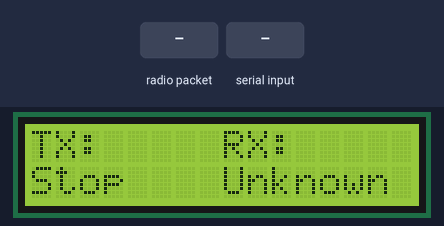
A sketch run on a simulated Arduino Uno, built with avr-gcc and run on an emulated ATmega328P. Shown: 16×2 character LCD. The inputs (shaded band) are chosen by the test bench. No radio packets arrive unless stated; what the sketch prints to the serial monitor is not drawn.

Above: at 1.3 s.
1.4 s: radio packet "F" arrives
At 2.2 s:
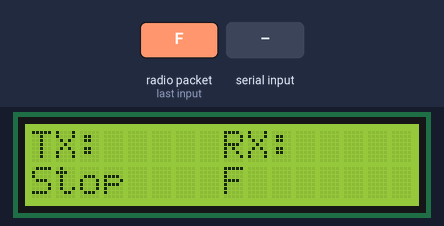
2.9 s: "F" received over Serial
At 3.9 s:
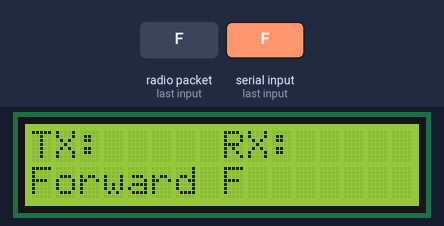
4.4 s: radio packet "f" arrives
At 5.6 s:
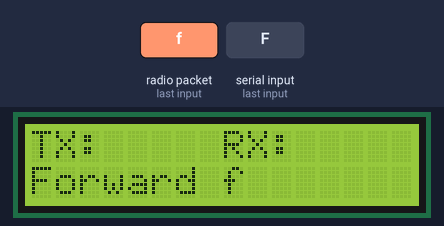
5.9 s: "R" received over Serial
At 7.1 s:
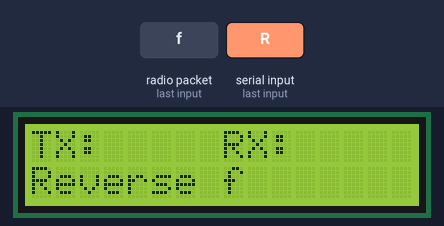
7.4 s: radio packet "R" arrives
At 8.0 s:
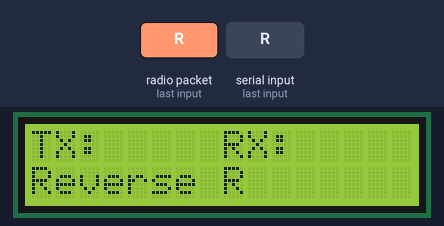
8.9 s: "S" received over Serial
At 9.5 s:
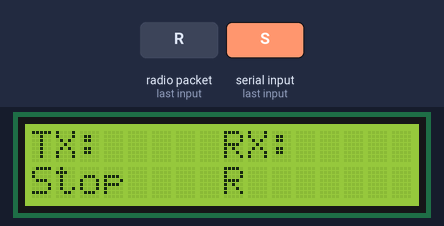
Timing chart, 0 to 11.4 s (numbered marks = the images above; inputs shaded):
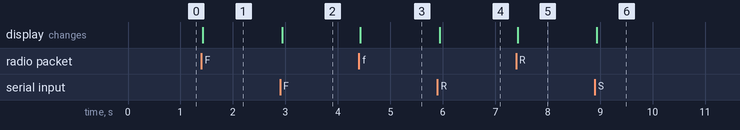

The sketch:

Lab_10_Transmitter.ino
```cpp
/*
 * nRF24L01 Transmitter with LCD
 * Sends motor commands and displays status on LCD
 * Receives status updates from receiver
 */

#include <SPI.h>
#include <RF24.h>
#include <Wire.h>
#include <LiquidCrystal_I2C.h>

// Pin definitions
#define CE_PIN 7
#define CSN_PIN 8

// Create RF24 object
RF24 radio(CE_PIN, CSN_PIN);

// Create LCD object (address 0x27, 16 columns, 2 rows)
// If 0x27 doesn't work, try 0x3F
LiquidCrystal_I2C lcd(0x27, 16, 2);

// Address through which two modules communicate
const byte txAddress[6] = "00001";  // Transmit to receiver
const byte rxAddress[6] = "00002";  // Receive from receiver

// Current motor status
String motorStatus = "Stop";
String lastMotorStatus = "Stop";
String receiverStatus = "Unknown";

unsigned long lastStatusRequest = 0;
const unsigned long STATUS_REQUEST_INTERVAL = 500; // Request status every 500ms

void setup() {
  Serial.begin(9600);

  // Initialize LCD
  lcd.init();
  lcd.backlight();
  lcd.clear();
  lcd.setCursor(0, 0);
  lcd.print("TX:");
  lcd.setCursor(8, 0);
  lcd.print("RX:");
  lcd.setCursor(0, 1);
  lcd.print(motorStatus);
  lcd.setCursor(8, 1);
  lcd.print(receiverStatus);

  // Initialize nRF24L01
  if (!radio.begin()) {
    Serial.println("nRF24L01 not responding!");
    while (1);
  }

  radio.openWritingPipe(txAddress);
  radio.openReadingPipe(1, rxAddress);
  radio.setPALevel(RF24_PA_LOW);
  radio.startListening(); // Start in listening mode

  Serial.println("=== nRF24L01 Transmitter Ready ===");
  Serial.println("Commands: F/f=Forward, R/r=Reverse, S/s=Stop");
}

void updateLCD() {
  // Update transmitter status (left side)
  lcd.setCursor(0, 1);
  lcd.print("        "); // Clear
  lcd.setCursor(0, 1);
  lcd.print(motorStatus);

  // Update receiver status (right side)
  lcd.setCursor(8, 1);
  lcd.print("        "); // Clear
  lcd.setCursor(8, 1);
  lcd.print(receiverStatus);
}

void sendCommand(String command) {
  radio.stopListening(); // Switch to transmit mode

  char text[32];
  command.toCharArray(text, sizeof(text));

  bool success = radio.write(&text, sizeof(text));

  if (success) {
    Serial.print("✓ Command sent: ");
    Serial.println(command);
  } else {
    Serial.println("✗ Transmission failed!");
  }

  radio.startListening(); // Switch back to listening mode
  delay(10); // Small delay to ensure mode switch
}

void loop() {
  unsigned long currentTime = millis();

  // Check for status updates from receiver
  if (radio.available()) {
    char text[32] = "";
    radio.read(&text, sizeof(text));

    String statusUpdate = String(text);
    statusUpdate.trim();

    if (statusUpdate.length() > 0) {
      receiverStatus = statusUpdate;
      updateLCD();
      Serial.print("← Receiver status: ");
      Serial.println(receiverStatus);
    }
  }

  // Handle serial commands
  if (Serial.available() > 0) {
    char command = Serial.read();

    // Clear any remaining characters in serial buffer
    while(Serial.available() > 0) {
      Serial.read();
    }

    // Process command
    if (command == 'F' || command == 'f') {
      motorStatus = "Forward";
    }
    else if (command == 'R' || command == 'r') {
      motorStatus = "Reverse";
    }
    else if (command == 'S' || command == 's') {
      motorStatus = "Stop";
    }
    else {
      Serial.println("Invalid command! Use F/R/S");
      return;
    }

    // Send command
    sendCommand(motorStatus);
    lastMotorStatus = motorStatus;
    updateLCD();
  }

  // Periodically request status (optional - receiver sends automatically)
  if (currentTime - lastStatusRequest > STATUS_REQUEST_INTERVAL) {
    // The receiver will send status on any state change
    // This just updates the display
    lastStatusRequest = currentTime;
  }
}
```

Measured:
- after the input at 1.4 s, the display: changes at once (image 1)
- after the input at 2.9 s, the display: changes at once (image 2)
- after the input at 4.4 s, the display: changes at once (image 3)
- after the input at 5.9 s, the display: changes at once (image 4)
- after the input at 7.4 s, the display: changes at once (image 5)
- after the input at 8.9 s, the display: changes at once (image 6)
